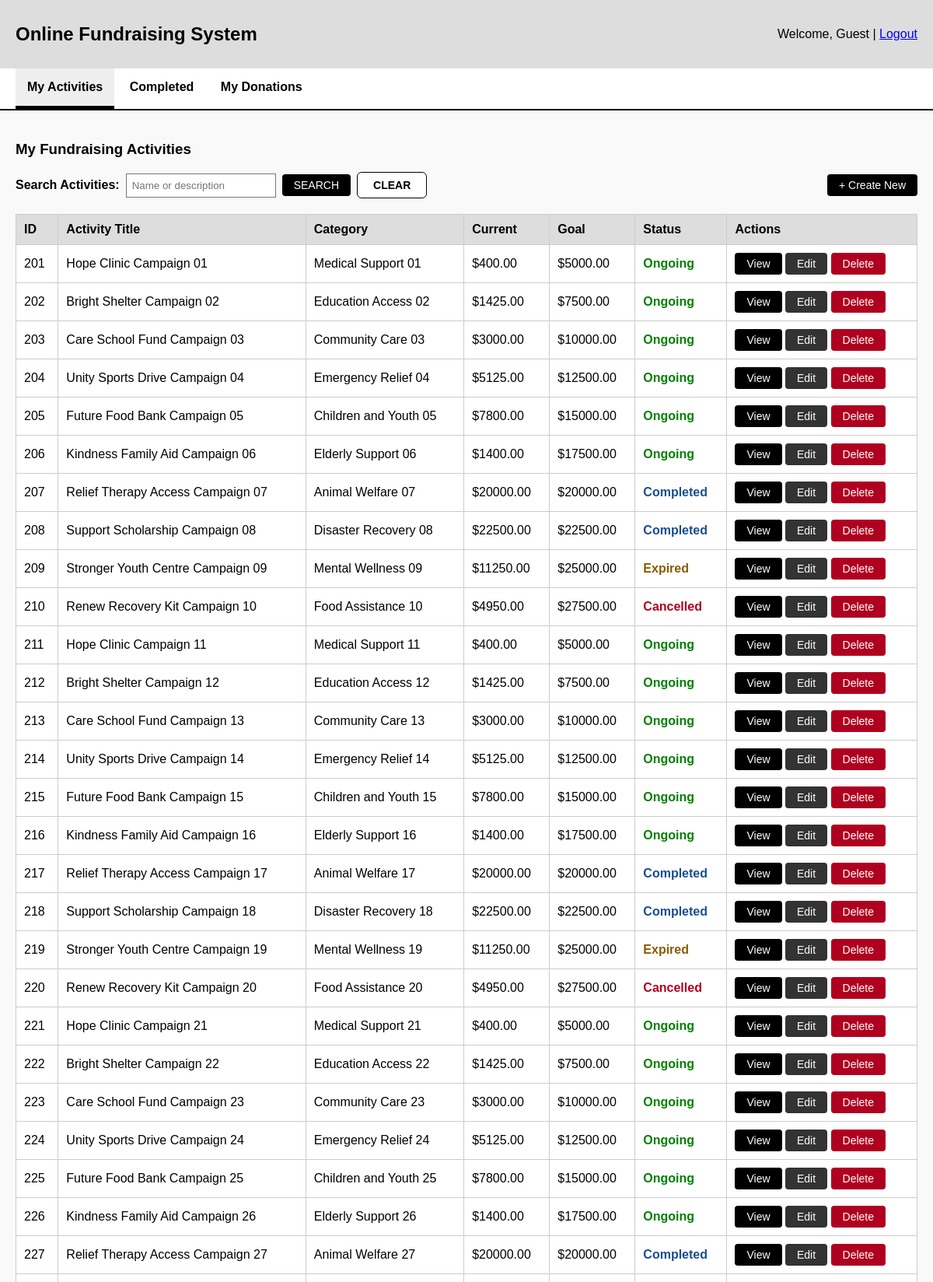
The app's page /activities (upper part) with its own data.
### tables this page shows
CREATE TABLE fundraising_activity(
    activity_id INTEGER PRIMARY KEY,
    account_id INTEGER NOT NULL,
    activity_name TEXT NOT NULL,
    category_id INTEGER NOT NULL,
    activity_desc TEXT NOT NULL,
    funding_current REAL NOT NULL DEFAULT 0,
    funding_goal REAL NOT NULL,
    start_date TEXT NOT NULL,
    end_date TEXT NOT NULL,
    activity_status TEXT NOT NULL CHECK (activity_status in ('completed', 'expired', 'cancelled', 'ongoing')),
    FOREIGN KEY (account_id) REFERENCES user_account(account_id),
    FOREIGN KEY (category_id) REFERENCES category(category_id)
);

CREATE TABLE category(
    category_id INTEGER PRIMARY KEY,
    category_name TEXT NOT NULL UNIQUE
);

### boundary/fundraising_activity_routes.py (the view, shortened to what this page needs)
@fundraising_activity_bp.route("/activities")
def list_activities():
    search_term = request.args.get("search", "")
    search_completed_term = request.args.get("searchCompleted", "")
    if "search" in request.args:
        if search_term.strip():
            searchController = search_fundraising_activity_controller()
            activities = searchController.searchActivities(search_term)
        else:
            flash("Activity name or description required.", "error")
            controller = view_fundraising_activity_controller()
            activities = controller.viewActivities()
    else:
        controller = view_fundraising_activity_controller()
        activities = controller.viewActivities()
    return render_template(
        "activities/list_activities.html",
        activities=activities,
        search_term=search_term,
        search_completed_term=search_completed_term
    )

### control/view_fundraising_activity_controller.py (called while the page is built)
    def viewActivities(self) -> List["FundraisingActivity"]:
        return FundraisingActivity.getAllActivities()

### db.py (called while the page is built)
def get_connection():
    connection = sqlite3.connect(DB_PATH) #open database
    connection.row_factory = sqlite3.Row #Enable access to columns using name
    connection.execute("PRAGMA foreign_keys = ON") #enforce foreign keys
    return connection

### templates/activities/list_activities.html (shortened to what this page needs)
<!DOCTYPE html>
<html>
<head>
</head>
<body>
    <div class="header">
        <h2>Online Fundraising System</h2>
        <div>Welcome, {{ session.get('user_name', 'Guest') }} | <a href="{{ url_for('auth.logout') }}">Logout</a></div>
    </div>
    <nav>
        <a href="{{ url_for('fundraising_activity.list_activities') }}" class="active">My Activities</a>
        <a href="{{ url_for('fundraising_activity.view_completed_activities') }}">Completed</a>
        <a href="{{ url_for('fundraising_activity.view_my_donations') }}">My Donations</a>
    </nav>
    <div class="content">
        <h3>My Fundraising Activities</h3>
        <div class="toolbar">
            <form class="search-form" method="get" action="{{ url_for('fundraising_activity.list_activities') }}">
                <label for="search">Search Activities:</label>
                <input
                    type="text"
                    id="search"
                    name="search"
                    placeholder="Name or description"
                    value="{{ search_term }}"
                >
                <button class="btn btn-black" type="submit">SEARCH</button>
                <a href="{{ url_for('fundraising_activity.list_activities') }}" class="btn btn-outline">CLEAR</a>
            </form>
            <a href="{{ url_for('fundraising_activity.create_activity') }}" class="btn btn-black">+ Create New</a>
        </div>
        <table>
            <thead>
                <tr>
                    <th>ID</th>
                    <th>Activity Title</th>
                    <th>Category</th>
                    <th>Current</th>
                    <th>Goal</th>
                    <th>Status</th>
                    <th>Actions</th>
                </tr>
            </thead>
            <tbody>
                {% if activities %}
                    {% for activity in activities %}
                        <tr>
                            <td>{{ activity.activityId }}</td>
                            <td>{{ activity.activityName }}</td>
                            <td>{{ activity.categoryName }}</td>
                            <td>${{ "%.2f"|format(activity.fundingCurrent) }}</td>
                            <td>${{ "%.2f"|format(activity.fundingGoal) }}</td>
                            <td>
                                <span class="status-{{ activity.activityStatus }}">
                                    {{ activity.activityStatus.title() }}
                                </span>
                            </td>
                            <td>
                                <button
                                    class="btn btn-view"
                                    type="button"
                                    data-view-count="{{ activity.viewCount }}"
                                    onclick='openActivityModal(this,
                                    {{ activity.activityName|tojson }},
                                    {{ activity.activityStatus|tojson }},
                                    {{ activity.fundingCurrent|tojson }},
                                    {{ activity.fundingGoal|tojson }},
                                    {{ activity.categoryName|tojson }},
                                    {{ activity.endDate|tojson }},
                                    {{ activity.activityDescription|tojson }},
                                    {{ activity.fundraiserName|tojson }},
                                    {{ activity.startDate|tojson }},
                                    {{ activity.favouriteCount|tojson }},
                                    {{ activity.phoneNumber|tojson }},
                                    {{ activity.activityId|tojson }}
                                )'
                                >
                                    View
                                </button>
                                <a href="{{ url_for('fundraising_activity.update_activity', activityId=activity.activityId) }}" class="btn btn-edit">Edit</a>
                                <button
                                    class="btn btn-delete"
                                    type="button"
                                    onclick='openDeleteActivityModal({{ activity.activityId|tojson }}, {{ activity.activityName|tojson }})'
                                >
                                    Delete
                                </button>
                            </td>
                        </tr>
                    {% endfor %}
                {% elif activities == 0 %}
                    <tr>
                        <td class="empty-row" colspan="7">Search fundraising activities by name or description.</td>
                    </tr>
                {% else %}
                    <tr>
                        <td class="empty-row" colspan="7">No fundraising activities found.</td>
                    </tr>
                {% endif %}
            </tbody>
        </table>
    </div>
</body>
</html>

### templates/activities/list_activities.html (style rules this page uses)
body { font-family: Arial, sans-serif; margin: 0; background: #f9f9f9; }
.header { background: #ddd; padding: 10px 20px; display: flex; justify-content: space-between; align-items: center; }
nav { background: #fff; border-bottom: 2px solid #000; padding: 0 20px; }
nav a { text-decoration: none; color: black; padding: 15px; display: inline-block; font-weight: bold; }
nav a.active { border-bottom: 4px solid black; background: #eee; }
.content { padding: 20px; }
table { width: 100%; border-collapse: collapse; background: white; }
th { background: #ddd; padding: 10px; border: 1px solid #ccc; text-align: left; }
td { padding: 10px; border: 1px solid #ccc; }
.toolbar { margin-bottom: 20px; display: flex; justify-content: space-between; gap: 12px; align-items: center; flex-wrap: wrap; }
.search-form { display: flex; align-items: center; gap: 8px; flex-wrap: wrap; font-weight: bold; }
.search-form input { padding: 7px; border: 1px solid #777; }
.btn { padding: 6px 15px; cursor: pointer; border: none; border-radius: 4px; text-decoration: none; font-size: 14px; display: inline-block; }
.btn-black { background: black; color: white; }
.btn-view { background: #000; color: white; }
.btn-edit { background: #333; color: white; }
.btn-delete { background: #b00020; color: white; }
.btn-outline { background: white; color: black; border: 1px solid black; padding: 8px 20px; border-radius: 6px; font-weight: bold; cursor: pointer; }
.status-ongoing { color: green; font-weight: bold; }
.status-completed { color: #1a4f8f; font-weight: bold; }
.status-expired { color: #8a5a00; font-weight: bold; }
.status-cancelled { color: #b00020; font-weight: bold; }

### records on screen
fundraising_activity: activityId "201", activityName "Hope Clinic Campaign 01", categoryName "Medical Support 01", fundingCurrent "400.00", fundingGoal "5000.00", activityStatus "Ongoing"
fundraising_activity: activityId "202", activityName "Bright Shelter Campaign 02", categoryName "Education Access 02", fundingCurrent "1425.00", fundingGoal "7500.00", activityStatus "Ongoing"
fundraising_activity: activityId "203", activityName "Care School Fund Campaign 03", categoryName "Community Care 03", fundingCurrent "3000.00", fundingGoal "10000.00", activityStatus "Ongoing"
fundraising_activity: activityId "204", activityName "Unity Sports Drive Campaign 04", categoryName "Emergency Relief 04", fundingCurrent "5125.00", fundingGoal "12500.00", activityStatus "Ongoing"
fundraising_activity: activityId "205", activityName "Future Food Bank Campaign 05", categoryName "Children and Youth 05", fundingCurrent "7800.00", fundingGoal "15000.00", activityStatus "Ongoing"
fundraising_activity: activityId "206", activityName "Kindness Family Aid Campaign 06", categoryName "Elderly Support 06", fundingCurrent "1400.00", fundingGoal "17500.00", activityStatus "Ongoing"
fundraising_activity: activityId "207", activityName "Relief Therapy Access Campaign 07", categoryName "Animal Welfare 07", fundingCurrent "20000.00", fundingGoal "20000.00", activityStatus "Completed"
fundraising_activity: activityId "208", activityName "Support Scholarship Campaign 08", categoryName "Disaster Recovery 08", fundingCurrent "22500.00", fundingGoal "22500.00", activityStatus "Completed"
fundraising_activity: activityId "209", activityName "Stronger Youth Centre Campaign 09", categoryName "Mental Wellness 09", fundingCurrent "11250.00", fundingGoal "25000.00", activityStatus "Expired"
fundraising_activity: activityId "210", activityName "Renew Recovery Kit Campaign 10", categoryName "Food Assistance 10", fundingCurrent "4950.00", fundingGoal "27500.00", activityStatus "Cancelled"
fundraising_activity: activityId "211", activityName "Hope Clinic Campaign 11", categoryName "Medical Support 11", fundingCurrent "400.00", fundingGoal "5000.00", activityStatus "Ongoing"
fundraising_activity: activityId "212", activityName "Bright Shelter Campaign 12", categoryName "Education Access 12", fundingCurrent "1425.00", fundingGoal "7500.00", activityStatus "Ongoing"
fundraising_activity: activityId "213", activityName "Care School Fund Campaign 13", categoryName "Community Care 13", fundingCurrent "3000.00", fundingGoal "10000.00", activityStatus "Ongoing"
fundraising_activity: activityId "214", activityName "Unity Sports Drive Campaign 14", categoryName "Emergency Relief 14", fundingCurrent "5125.00", fundingGoal "12500.00", activityStatus "Ongoing"
fundraising_activity: activityId "215", activityName "Future Food Bank Campaign 15", categoryName "Children and Youth 15", fundingCurrent "7800.00", fundingGoal "15000.00", activityStatus "Ongoing"
fundraising_activity: activityId "216", activityName "Kindness Family Aid Campaign 16", categoryName "Elderly Support 16", fundingCurrent "1400.00", fundingGoal "17500.00", activityStatus "Ongoing"
fundraising_activity: activityId "217", activityName "Relief Therapy Access Campaign 17", categoryName "Animal Welfare 17", fundingCurrent "20000.00", fundingGoal "20000.00", activityStatus "Completed"
fundraising_activity: activityId "218", activityName "Support Scholarship Campaign 18", categoryName "Disaster Recovery 18", fundingCurrent "22500.00", fundingGoal "22500.00", activityStatus "Completed"
fundraising_activity: activityId "219", activityName "Stronger Youth Centre Campaign 19", categoryName "Mental Wellness 19", fundingCurrent "11250.00", fundingGoal "25000.00", activityStatus "Expired"
fundraising_activity: activityId "220", activityName "Renew Recovery Kit Campaign 20", categoryName "Food Assistance 20", fundingCurrent "4950.00", fundingGoal "27500.00", activityStatus "Cancelled"
fundraising_activity: activityId "221", activityName "Hope Clinic Campaign 21", categoryName "Medical Support 21", fundingCurrent "400.00", fundingGoal "5000.00", activityStatus "Ongoing"
fundraising_activity: activityId "222", activityName "Bright Shelter Campaign 22", categoryName "Education Access 22", fundingCurrent "1425.00", fundingGoal "7500.00", activityStatus "Ongoing"
fundraising_activity: activityId "223", activityName "Care School Fund Campaign 23", categoryName "Community Care 23", fundingCurrent "3000.00", fundingGoal "10000.00", activityStatus "Ongoing"
fundraising_activity: activityId "224", activityName "Unity Sports Drive Campaign 24", categoryName "Emergency Relief 24", fundingCurrent "5125.00", fundingGoal "12500.00", activityStatus "Ongoing"
fundraising_activity: activityId "225", activityName "Future Food Bank Campaign 25", categoryName "Children and Youth 25", fundingCurrent "7800.00", fundingGoal "15000.00", activityStatus "Ongoing"
fundraising_activity: activityId "226", activityName "Kindness Family Aid Campaign 26", categoryName "Elderly Support 26", fundingCurrent "1400.00", fundingGoal "17500.00", activityStatus "Ongoing"
fundraising_activity: activityId "227", activityName "Relief Therapy Access Campaign 27", categoryName "Animal Welfare 27", fundingCurrent "20000.00", fundingGoal "20000.00", activityStatus "Completed"

### other values on screen
{{ session.get('user_name', 'Guest') }} "Guest"
